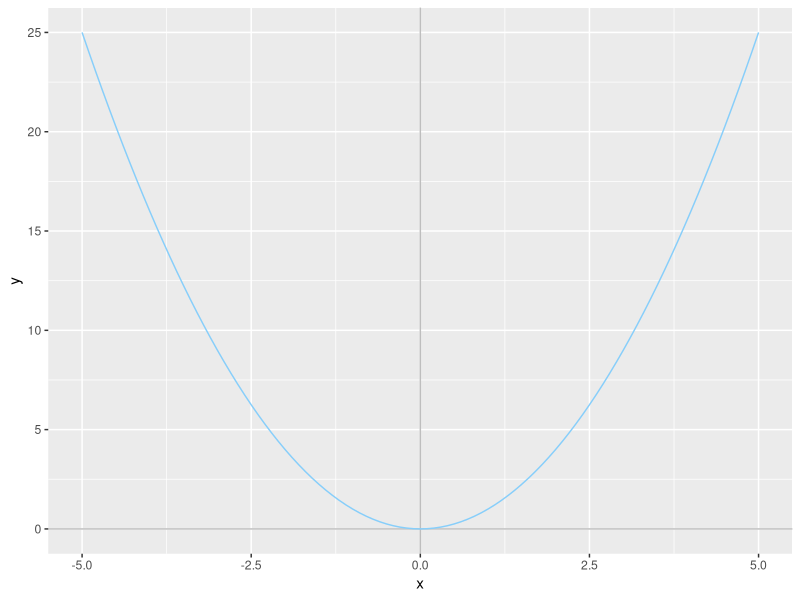
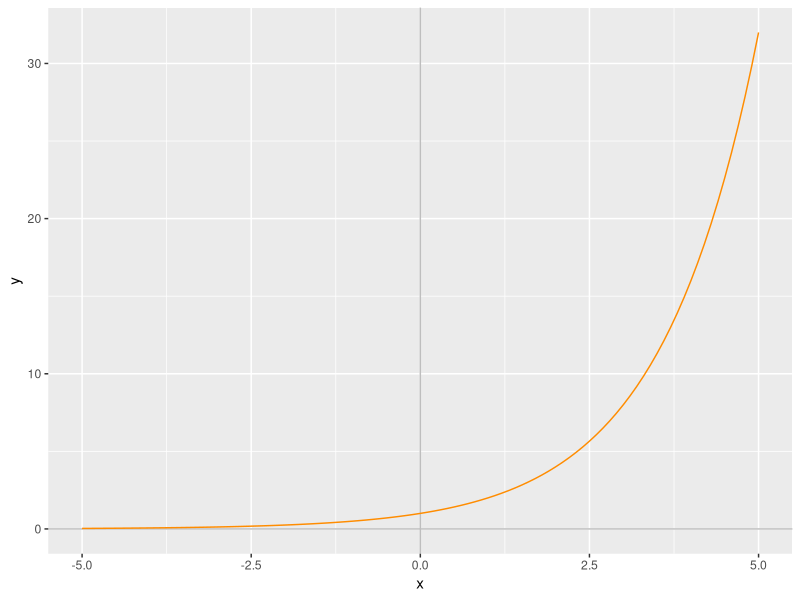
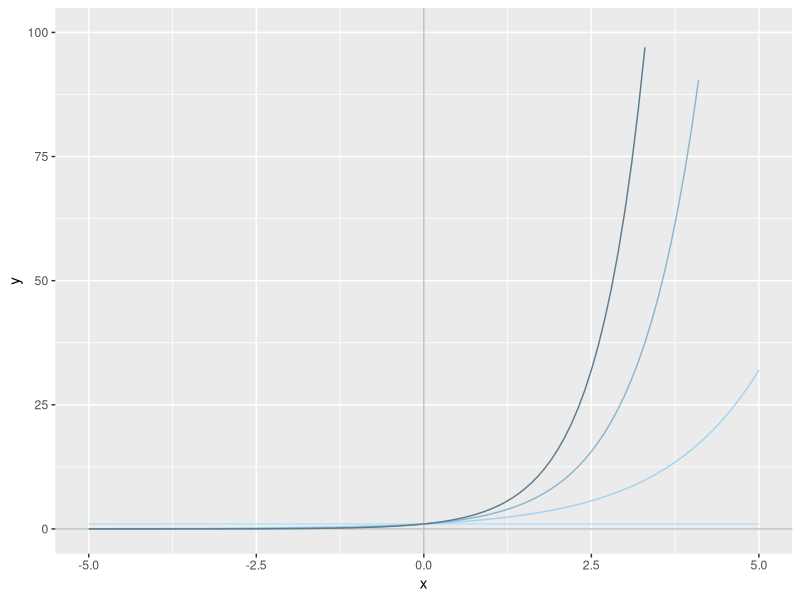
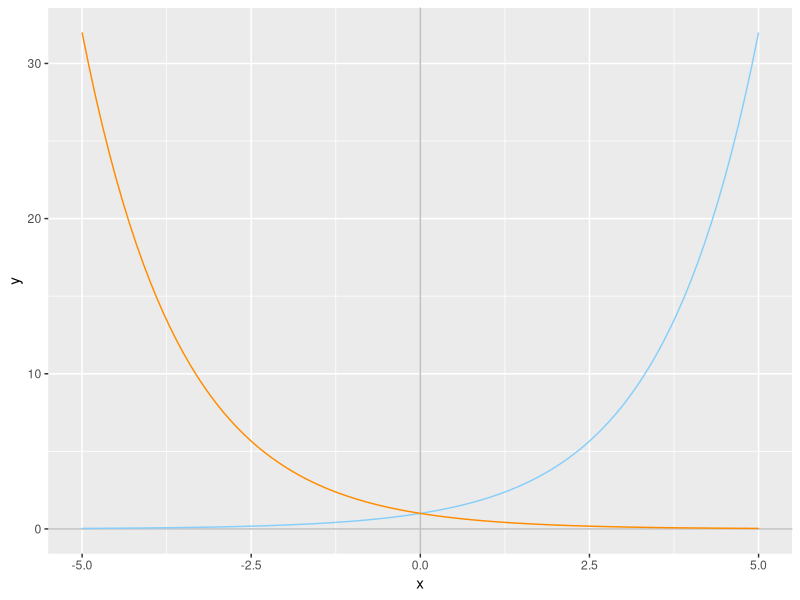
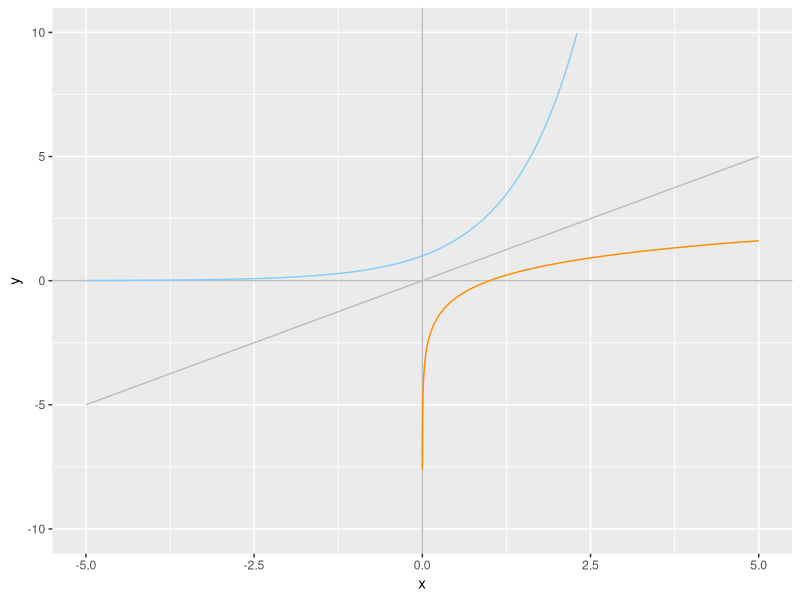
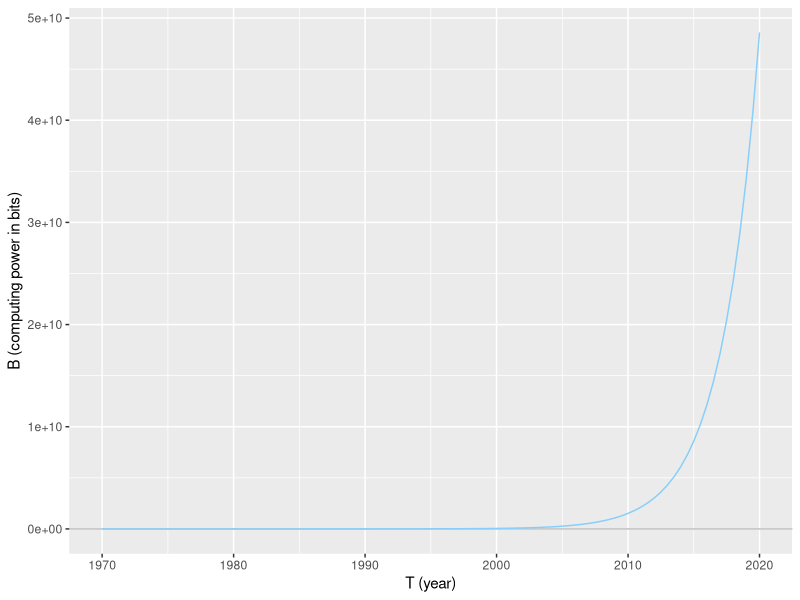
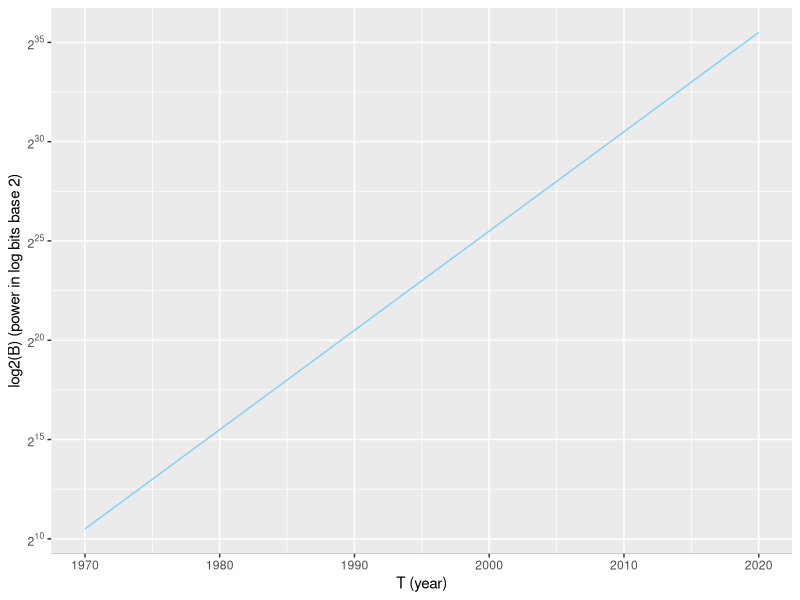

The R source for these figures, in order:
## ---- chunk 1
#| label: r-setup
#| warning: false
#| message: false
#| cache: true
library(ggplot2)

base_axes <- ggplot(data.frame(x=c(-5, 5)), aes(x=x)) +
  # add axis lines to help guide plots
  geom_vline(xintercept=0, colour="grey") +
  geom_hline(yintercept=0, colour="grey")
## ---- chunk 2
#| label: x-squared
#| out-width: 90%
#| fig-format: svg
#| fig-alt: "Plot of y = x squared."
#| fig-cap: "Plot of $y = x^2$."
#| fig-width: 3
#| fig-height: 2
#| cache: true

base_axes + stat_function(fun=function(x){x**2}, colour="lightskyblue")
## ---- chunk 3
#| label: two-to-the-x
#| out-width: 90%
#| fig-format: svg
#| fig-alt: "Plot of y = 2 to the power of x."
#| fig-cap: "Plot of $y = 2^x$."
#| fig-width: 3
#| fig-height: 2
#| cache: true

base_axes + stat_function(fun=function(x){2**x}, colour="darkorange")
## ---- chunk 4
#| label: increase-base-comparison
#| out-width: 90%
#| fig-format: svg
#| fig-alt: "Comparison of y = a to the power of x for a = 1, 2, 3, and 4."
#| fig-cap: "Comparison of $1^x$, $2^x$, $3^x$, and $4^x$."
#| fig-width: 3
#| fig-height: 2
#| cache: true

base_axes +
  stat_function(fun=function(x){1**x}, colour="lightskyblue1") +
  stat_function(fun=function(x){2**x}, colour="lightskyblue2") +
  stat_function(fun=function(x){3**x}, colour="lightskyblue3") +
  stat_function(fun=function(x){4**x}, colour="lightskyblue4") +
  ylim(0, 100)
## ---- chunk 5
#| label: base-reciprocal-comparison
#| out-width: 90%
#| fig-format: svg
#| fig-alt: "Comparison of y = 2 to the power of x and y = 0.5 to the power of x."
#| fig-cap: "Comparison of $y = 2^x$ and $y = 0.5^x$."
#| fig-width: 3
#| fig-height: 2
#| cache: true

base_axes +
  stat_function(fun=function(x){2**x}, colour="lightskyblue") +
  stat_function(fun=function(x){0.5**x}, colour="darkorange")
## ---- chunk 6
#| label: standard-exp-comparison
#| warning: false
#| message: false
#| out-width: 60%
#| fig-format: svg
#| fig-alt: "Plot demonstrating that the standard exponential and the natural log are inverses."
#| fig-cap: "Comparison of $y = e^x$ and $y = \\ln(x)$."
#| fig-width: 5
#| fig-height: 3
#| cache: true

base_axes +
  stat_function(fun=function(x){x}, colour="grey") +
  stat_function(fun=function(x){exp(x)}, colour="lightskyblue") +
  stat_function(fun=function(x){log(x)}, n=1e4, colour="darkorange") +
  ylim(-10,10)
## ---- chunk 7
#| label: geogebra_exponential
#| fig-alt: "Interactive applet in GeoGebra, looking at the general exponential model."
#| dev: "png"
#| cache: true
knitr::include_url("https://www.geogebra.org/material/iframe/id/xdehvxe5/width/1800/height/800/sri/true/sdz/true")
## ---- chunk 8
#| label: geogebra_logistic
#| fig-alt: "Interactive applet in GeoGebra, looking at the logistic model."
#| dev: "png"
#| cache: true
knitr::include_url("https://www.geogebra.org/material/iframe/id/kvvgr3xy/width/1800/height/600/sri/true/sdz/true")
## ---- chunk 9
#| label: powers-of-two
2**(0:12)
## ---- chunk 10
#| label: moores-law-exponential=
#| out-width: 70%
#| fig-format: svg
#| fig-alt: "Plot of Moore's Law as a function on Cartesian axes."
#| fig-cap: "Plot of Moore's Law, $B(T) = 2^{\\frac{T-1949}{2}}$."
#| fig-width: 5
#| fig-height: 3
#| cache: true

moores_plot <-ggplot(data.frame(x=c(1970, 2020)), aes(x=x)) +
  geom_hline(yintercept=0, colour="grey") +
  stat_function(fun=function(x){2**((x-1949)/2)}, col="lightskyblue")

moores_plot + labs(x="T (year)", y="B (computing power in bits)")
## ---- chunk 11
#| label: moores-law-log
#| warnings: false
#| messages: false
#| out-width: 80%
#| fig-format: svg
#| fig-alt: "Plot of Moore's Law as a function on log-linear axes."
#| fig-cap: "Plot of Moore's Law, $B(T) = 2^{\\frac{T-1949}{2}}$, on log-linear axes."
#| fig-width: 5
#| fig-height: 3
#| cache: true

library(scales)

moores_plot + scale_y_continuous(
  trans='log2',
  breaks=trans_breaks('log2', function(x) 2^x),
  labels=trans_format('log2', math_format(2^.x))
) + labs(x="T (year)", y="log2(B) (power in log bits base 2)")
